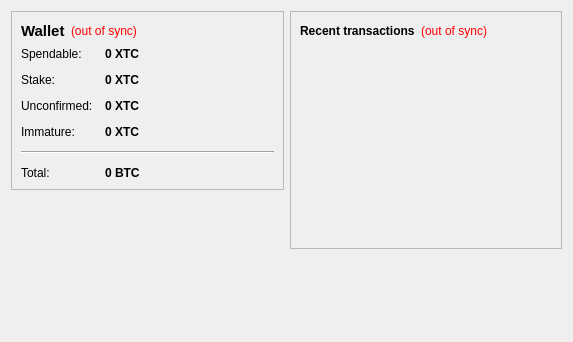
<?xml version="1.0" encoding="UTF-8"?>
<ui version="4.0">
 <class>OverviewPage</class>
 <widget class="QWidget" name="OverviewPage">
  <property name="geometry">
   <rect>
    <x>0</x>
    <y>0</y>
    <width>573</width>
    <height>342</height>
   </rect>
  </property>
  <property name="windowTitle">
   <string>Form</string>
  </property>
  <layout class="QHBoxLayout" name="horizontalLayout" stretch="1,1">
   <item>
    <layout class="QVBoxLayout" name="verticalLayout_2">
     <item>
      <widget class="QFrame" name="frame">
       <property name="frameShape">
        <enum>QFrame::StyledPanel</enum>
       </property>
       <property name="frameShadow">
        <enum>QFrame::Raised</enum>
       </property>
       <layout class="QVBoxLayout" name="verticalLayout_4">
        <item>
         <layout class="QHBoxLayout" name="horizontalLayout_4">
          <item>
           <widget class="QLabel" name="label_5">
            <property name="font">
             <font>
              <pointsize>11</pointsize>
              <weight>75</weight>
              <bold>true</bold>
             </font>
            </property>
            <property name="text">
             <string>Wallet</string>
            </property>
           </widget>
          </item>
          <item>
           <widget class="QLabel" name="labelWalletStatus">
            <property name="toolTip">
             <string>The displayed information may be out of date. Your wallet automatically synchronizes with the StakingCoin network after a connection is established, but this process has not completed yet.</string>
            </property>
            <property name="styleSheet">
             <string notr="true">QLabel { color: red; }</string>
            </property>
            <property name="text">
             <string notr="true">(out of sync)</string>
            </property>
            <property name="alignment">
             <set>Qt::AlignLeading|Qt::AlignLeft|Qt::AlignVCenter</set>
            </property>
           </widget>
          </item>
          <item>
           <spacer name="horizontalSpacer_2">
            <property name="orientation">
             <enum>Qt::Horizontal</enum>
            </property>
            <property name="sizeHint" stdset="0">
             <size>
              <width>40</width>
              <height>20</height>
             </size>
            </property>
           </spacer>
          </item>
         </layout>
        </item>
        <item>
         <layout class="QFormLayout" name="formLayout_2">
          <property name="fieldGrowthPolicy">
           <enum>QFormLayout::AllNonFixedFieldsGrow</enum>
          </property>
          <property name="horizontalSpacing">
           <number>12</number>
          </property>
          <property name="verticalSpacing">
           <number>12</number>
          </property>
          <item row="0" column="0">
           <widget class="QLabel" name="label">
            <property name="text">
             <string>Spendable:</string>
            </property>
           </widget>
          </item>
          <item row="0" column="1">
           <widget class="QLabel" name="labelBalance">
            <property name="font">
             <font>
              <weight>75</weight>
              <bold>true</bold>
             </font>
            </property>
            <property name="cursor">
             <cursorShape>IBeamCursor</cursorShape>
            </property>
            <property name="toolTip">
             <string>Your current spendable balance</string>
            </property>
            <property name="text">
             <string notr="true">0 XTC</string>
            </property>
            <property name="textInteractionFlags">
             <set>Qt::LinksAccessibleByMouse|Qt::TextSelectableByKeyboard|Qt::TextSelectableByMouse</set>
            </property>
           </widget>
          </item>
          <item row="1" column="0">
           <widget class="QLabel" name="label_6">
            <property name="text">
             <string>Stake:</string>
            </property>
           </widget>
          </item>
          <item row="1" column="1">
           <widget class="QLabel" name="labelStake">
            <property name="font">
             <font>
              <weight>75</weight>
              <bold>true</bold>
             </font>
            </property>
            <property name="cursor">
             <cursorShape>IBeamCursor</cursorShape>
            </property>
            <property name="toolTip">
             <string>Total of coins that was staked, and do not yet count toward the current balance</string>
            </property>
            <property name="text">
             <string notr="true">0 XTC</string>
            </property>
            <property name="textInteractionFlags">
             <set>Qt::LinksAccessibleByMouse|Qt::TextSelectableByKeyboard|Qt::TextSelectableByMouse</set>
            </property>
           </widget>
          </item>
          <item row="2" column="0">
           <widget class="QLabel" name="label_3">
            <property name="text">
             <string>Unconfirmed:</string>
            </property>
           </widget>
          </item>
          <item row="2" column="1">
           <widget class="QLabel" name="labelUnconfirmed">
            <property name="font">
             <font>
              <weight>75</weight>
              <bold>true</bold>
             </font>
            </property>
            <property name="cursor">
             <cursorShape>IBeamCursor</cursorShape>
            </property>
            <property name="toolTip">
             <string>Total of transactions that have yet to be confirmed, and do not yet count toward the current balance</string>
            </property>
            <property name="text">
             <string notr="true">0 XTC</string>
            </property>
            <property name="textInteractionFlags">
             <set>Qt::LinksAccessibleByMouse|Qt::TextSelectableByKeyboard|Qt::TextSelectableByMouse</set>
            </property>
           </widget>
          </item>
          <item row="3" column="0">
           <widget class="QLabel" name="labelImmatureText">
            <property name="text">
             <string>Immature:</string>
            </property>
           </widget>
          </item>
          <item row="3" column="1">
           <widget class="QLabel" name="labelImmature">
            <property name="font">
             <font>
              <weight>75</weight>
              <bold>true</bold>
             </font>
            </property>
            <property name="toolTip">
             <string>Mined balance that has not yet matured</string>
            </property>
            <property name="text">
             <string notr="true">0 XTC</string>
            </property>
            <property name="textInteractionFlags">
             <set>Qt::LinksAccessibleByMouse|Qt::TextSelectableByKeyboard|Qt::TextSelectableByMouse</set>
            </property>
           </widget>
          </item>
          <item row="4" column="0" colspan="2">
           <widget class="Line" name="line">
            <property name="orientation">
             <enum>Qt::Horizontal</enum>
            </property>
           </widget>
          </item>
          <item row="5" column="0">
           <widget class="QLabel" name="labelTotalText">
            <property name="text">
             <string>Total:</string>
            </property>
           </widget>
          </item>
          <item row="5" column="1">
           <widget class="QLabel" name="labelTotal">
            <property name="font">
             <font>
              <weight>75</weight>
              <bold>true</bold>
             </font>
            </property>
            <property name="cursor">
             <cursorShape>IBeamCursor</cursorShape>
            </property>
            <property name="toolTip">
             <string>Your current total balance</string>
            </property>
            <property name="text">
             <string notr="true">0 BTC</string>
            </property>
            <property name="textInteractionFlags">
             <set>Qt::LinksAccessibleByMouse|Qt::TextSelectableByKeyboard|Qt::TextSelectableByMouse</set>
            </property>
           </widget>
          </item>
         </layout>
        </item>
       </layout>
      </widget>
     </item>
     <item>
      <spacer name="verticalSpacer">
       <property name="orientation">
        <enum>Qt::Vertical</enum>
       </property>
       <property name="sizeHint" stdset="0">
        <size>
         <width>20</width>
         <height>40</height>
        </size>
       </property>
      </spacer>
     </item>
    </layout>
   </item>
   <item>
    <layout class="QVBoxLayout" name="verticalLayout_3">
     <item>
      <widget class="QFrame" name="frame_2">
       <property name="frameShape">
        <enum>QFrame::StyledPanel</enum>
       </property>
       <property name="frameShadow">
        <enum>QFrame::Raised</enum>
       </property>
       <layout class="QVBoxLayout" name="verticalLayout">
        <item>
         <layout class="QHBoxLayout" name="horizontalLayout_2">
          <item>
           <widget class="QLabel" name="label_4">
            <property name="text">
             <string>&lt;b&gt;Recent transactions&lt;/b&gt;</string>
            </property>
           </widget>
          </item>
          <item>
           <widget class="QLabel" name="labelTransactionsStatus">
            <property name="toolTip">
             <string>The displayed information may be out of date. Your wallet automatically synchronizes with the StakingCoin network after a connection is established, but this process has not completed yet.</string>
            </property>
            <property name="styleSheet">
             <string notr="true">QLabel { color: red; }</string>
            </property>
            <property name="text">
             <string notr="true">(out of sync)</string>
            </property>
            <property name="alignment">
             <set>Qt::AlignRight|Qt::AlignTrailing|Qt::AlignVCenter</set>
            </property>
           </widget>
          </item>
          <item>
           <spacer name="horizontalSpacer">
            <property name="orientation">
             <enum>Qt::Horizontal</enum>
            </property>
            <property name="sizeHint" stdset="0">
             <size>
              <width>40</width>
              <height>20</height>
             </size>
            </property>
           </spacer>
          </item>
         </layout>
        </item>
        <item>
         <widget class="QListView" name="listTransactions">
          <property name="styleSheet">
           <string notr="true">QListView { background: transparent; }</string>
          </property>
          <property name="frameShape">
           <enum>QFrame::NoFrame</enum>
          </property>
          <property name="verticalScrollBarPolicy">
           <enum>Qt::ScrollBarAlwaysOff</enum>
          </property>
          <property name="horizontalScrollBarPolicy">
           <enum>Qt::ScrollBarAlwaysOff</enum>
          </property>
          <property name="selectionMode">
           <enum>QAbstractItemView::NoSelection</enum>
          </property>
         </widget>
        </item>
       </layout>
      </widget>
     </item>
     <item>
      <spacer name="verticalSpacer_2">
       <property name="orientation">
        <enum>Qt::Vertical</enum>
       </property>
       <property name="sizeHint" stdset="0">
        <size>
         <width>20</width>
         <height>40</height>
        </size>
       </property>
      </spacer>
     </item>
    </layout>
   </item>
  </layout>
 </widget>
 <resources/>
 <connections/>
</ui>
